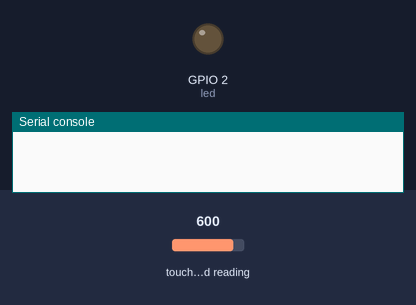
A program run on a simulated ESP32 board running MicroPython. Parts: output pins drawn as LEDs (lit = HIGH), the last lines printed to the serial console. Dashed ring = blinking. Inputs (shaded band) come from the test bench; at power-on: touch-pad reading 600.

Above: at 1.2 s.
1.3 s: touch-pad reading set to 107
2.8 s: touch-pad reading set to 91
At 3.4 s:
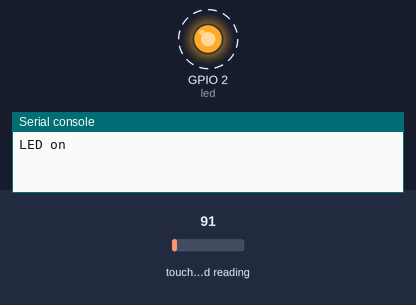
5.8 s: touch-pad reading set to 212
At 6.8 s:
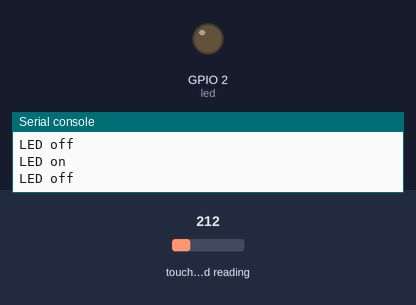
7.3 s: touch-pad reading set to 63
At 7.9 s:
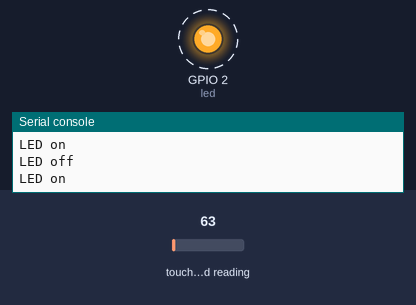
Timing chart, 0 to 11.3 s (numbered marks = the images above; inputs shaded):
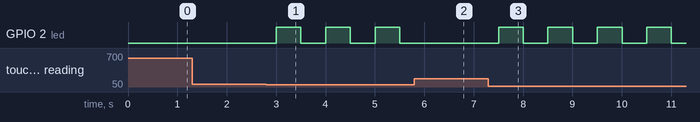

Measured:
- the behaviour switches between 101 and 100 on touch-pad reading (found by bisection; images 0 and 1)
- after the input at 1.3 s, every drawn part: stays the same
- after the input at 2.8 s, GPIO 2 (led): alternates HIGH for 0.50 s and LOW for 0.50 s, starting after 0.20 s
- after the input at 5.8 s, GPIO 2 (led): stays LOW (without the input it goes to HIGH after 0.20 s)
- after the input at 7.3 s, GPIO 2 (led): alternates HIGH for 0.50 s and LOW for 0.50 s, starting after 0.20 s

The program:

03.5-TouchPin_Toggle.py
```python
# Import libraries
from machine import Pin, TouchPad
from time import sleep

# Assign pins
touch = TouchPad(Pin(4))
led = Pin(2, Pin.OUT)
led.off()

# Define the threshold value
THRESHOLD = 100

touch_count = 0  # Initialize the touch count

while True:
    if touch.read() <= THRESHOLD:  # Pin is touched
        if touch_count == 0:  # First touch, turn on the LED
            led.on()
            touch_count = 1
            print("LED on")
        else:  # Second touch, turn off the LED
            led.off()
            touch_count = 0
            print("LED off")
        sleep(0.5)
    else:
        sleep(0.5)
```
